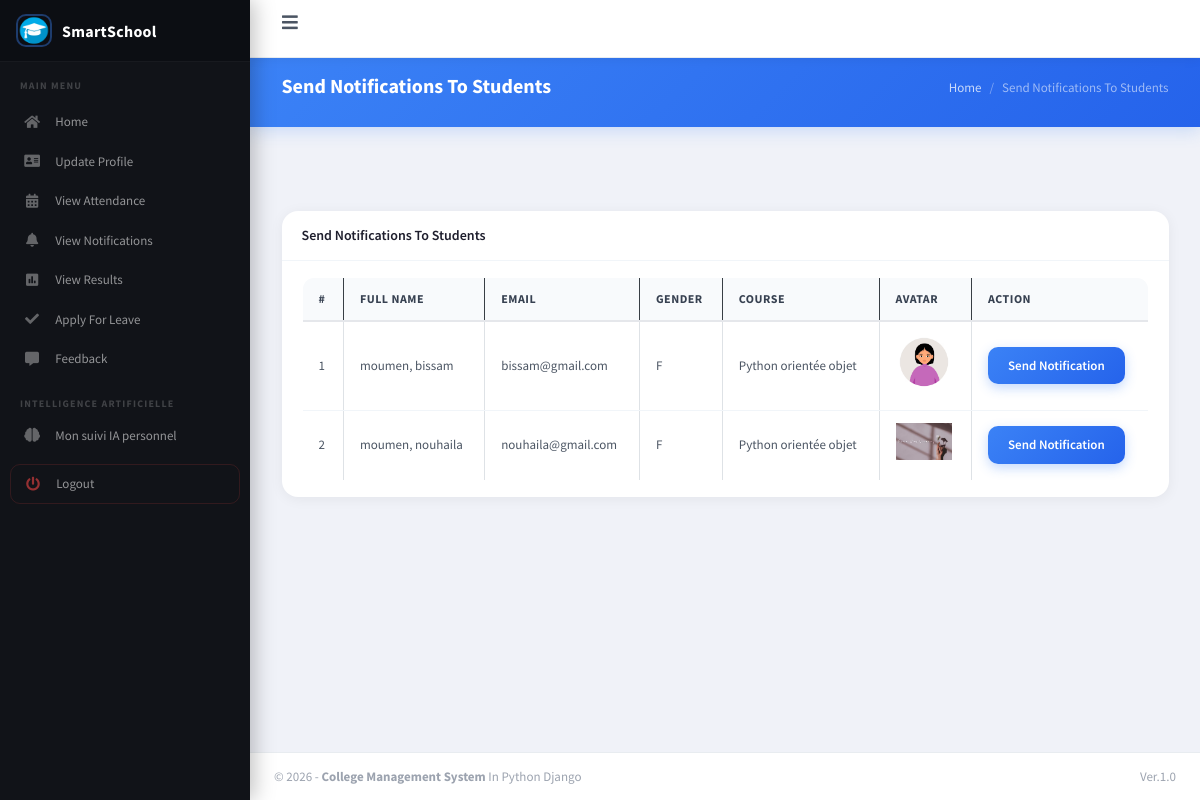
/admin_notify_student, run on the app's committed database.
### main_app/models.py (models this page shows, shortened)
class CustomUser(AbstractUser):
    USER_TYPE = (
        (1, "HOD"),
        (2, "Staff"),
        (3, "Student"),
        (4, "Parent"),  # FIX IMPORTANT
    )
    GENDER = [("M", "Male"), ("F", "Female")]
    username = None
    email = models.EmailField(unique=True)
    user_type = models.CharField(default=1, choices=USER_TYPE, max_length=1)
    gender = models.CharField(max_length=1, choices=GENDER, null=True, blank=True)
    profile_pic = models.ImageField(null=True, blank=True)
    address = models.TextField(null=True, blank=True)
    fcm_token = models.TextField(default="")
    created_at = models.DateTimeField(auto_now_add=True)
    updated_at = models.DateTimeField(auto_now=True)
    USERNAME_FIELD = "email"
    REQUIRED_FIELDS = []
    objects = CustomUserManager()

class Student(models.Model):
    admin = models.OneToOneField(CustomUser, on_delete=models.CASCADE)
    course = models.ForeignKey(Course, on_delete=models.DO_NOTHING, null=True, blank=True)
    session = models.ForeignKey(Session, on_delete=models.DO_NOTHING, null=True, blank=True)

class Course(models.Model):
    name = models.CharField(max_length=120)
    created_at = models.DateTimeField(auto_now_add=True)
    updated_at = models.DateTimeField(auto_now=True)

### main_app/hod_views.py (the view)
# urls.py: path("admin_notify_student", hod_views.admin_notify_student,
def admin_notify_student(request):
    student = CustomUser.objects.filter(user_type=3)
    context = {
        'page_title': "Send Notifications To Students",
        'students': student
    }
    return render(request, "hod_template/student_notification.html", context)

### main_app/templates/hod_template/student_notification.html (shortened to what this page needs)
{% extends 'main_app/base.html' %}
{% load static %}
{% block page_title %}{{page_title}}{% endblock page_title %}
{% block content %}
<section class="content">
    <div class="container-fluid">
        <div class="row">
            <div class="col-md-12">
                <div class="card">
                    <div class="card-header">
                        <h3 class="card-title">{{page_title}}</h3>
                    </div>
                    <div class="card-body">
                        <table id="example2" class="table table-bordered table-hover">
                            <thead class="thead-dark">
                                <tr>
                                    <th>#</th>
                                    <th>Full Name</th>
                                    <th>Email</th>
                                    <th>Gender</th>
                                    <th>Course</th>
                                    <th>Avatar</th>
                                    <th>Action</th>
                                </tr>
                            </thead>
                            <tbody>
                                {% for student in students %}
                                <tr>
                                    <td>{{ forloop.counter }}</td>
                                    <td>{{student.last_name}}, {{student.first_name}}</td>
                                    <td>{{student.email}}</td>
                                    <td>{{student.gender}}</td>
                                    <td>{{student.student.course.name}}</td>
                                    <td>
                                        {% if student.profile_pic == ""  %}
                                        No Image
                                        {% else %}
                                        <img class="img img-fluid mb-2" height="56" width="56"
                                            src="{{student.profile_pic}}" alt="">
                                        {% endif %}
                                    </td>
                                    <td><button data-toggle = "modal" data-target = "#myModal"class="btn btn-primary show_notification" value="{{student.id}}">Send Notification</button>
                                    </td>
                                </tr>
                                {% endfor %}
                            </tbody>
                        </table>
                    </div>
                </div>
            </div>
        </div>
    </div>
</section>
{% endblock content %}

### data on the page
CustomUser: last_name "moumen", first_name "bissam", email "bissam@gmail.com", gender "F", student.course.name "Python orientée objet", profile_pic (picture)
CustomUser: last_name "moumen", first_name "nouhaila", email "nouhaila@gmail.com", gender "F", student.course.name "Python orientée objet", profile_pic (picture)

### other printed values
{{ page_title }} "Send Notifications To Students"
